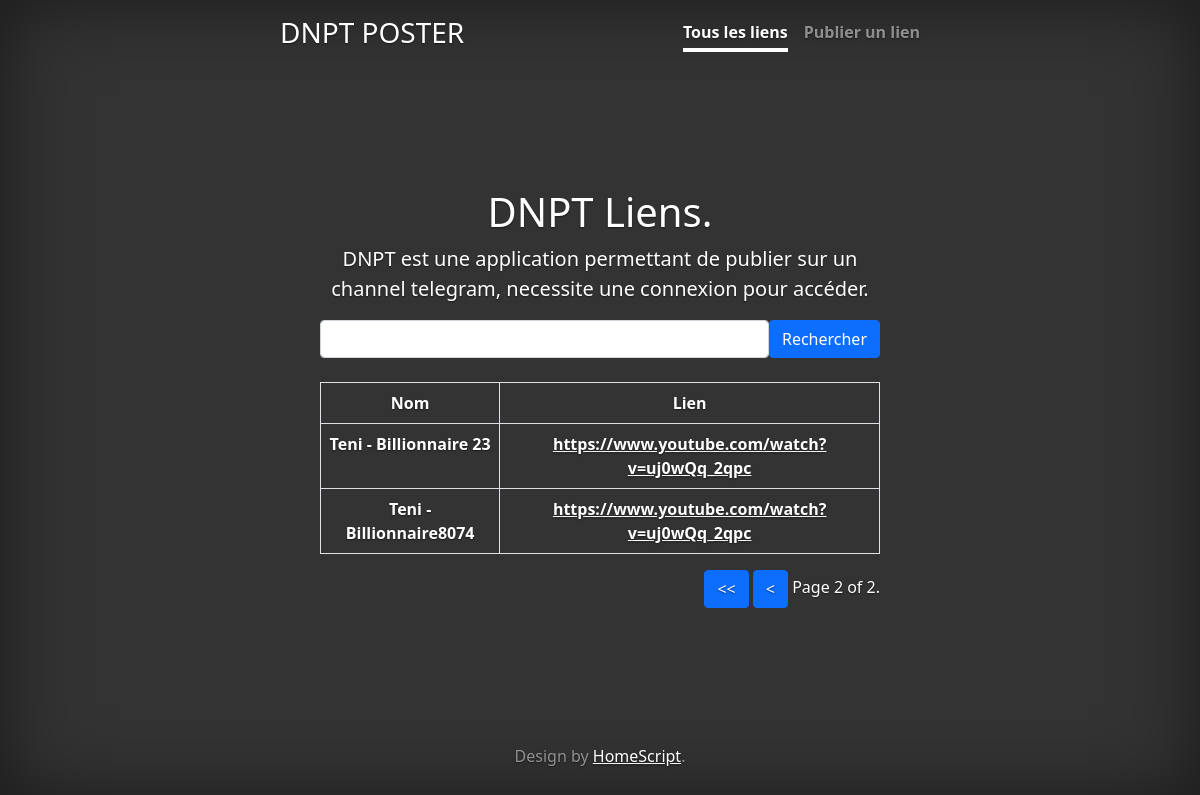
Screenshot of /?page=2 with the database file from the repository.
### poster/models.py (models this page shows, shortened)
class Poster(models.Model):
    link = models.URLField(verbose_name="Lien vers la page", max_length=100000)
    link_name = models.CharField(verbose_name="Nom attribué au lien", default="Site de recherche", max_length=1025, primary_key=True)
    is_posted_on_tg = models.BooleanField(verbose_name="ce lien fut posté", default=False)
    def get_link(self):
        return self.link
    def get_link_name(self):
        return self.link_name

### poster/views.py (the view)
# urls.py: path('',index),
def index(request):
    context = {}
    get_all_posts = Poster.objects.all().order_by('link_name')
    if request.method == "POST":
        request_posted = request.POST
        search = request_posted.get('search')
        get_all_posts = Poster.objects.filter(Q(link__icontains=search)|Q(link_name__icontains=search)).order_by('link_name')
    paginator = Paginator(get_all_posts, 5)  # Show 25 contacts per page.
    page_number = request.GET.get('page')
    page_obj = paginator.get_page(page_number)
    context.update({"all_posted_urls": paginator, 'page_obj': page_obj})
    return render(request, "poster/index.html", context)

### poster/templates/poster/index.html (shortened to what this page needs)
{% extends "base.html" %}
{% block content %}
  <h1 class="cover-heading">DNPT Liens.</h1>
        <p class="lead">DNPT est une application permettant de publier sur un channel telegram, necessite une connexion pour accéder.</p>
<div class="container">
    <form method="post">
    <span style="display: flex; flex-wrap: nowrap;"><input type="text" class="form-control" name="search"><button class="btn btn-primary">Rechercher</button></span>
     </form>
    <br/>
        <table class="table table-bordered" style="color: white;">
        <thead >
        <tr scope="col"><th>Nom</th> <th>Lien</th> </tr>
        </thead>
        <tbody>
            {% for contact in page_obj %}
                <tr > <th><strong>{{ contact.get_link_name }}</strong></th>  <th><a href="{{ contact.get_link }}">{{ contact.get_link }}</a></th></tr>
            {% endfor %}
        </tbody>
    </table>
    <div class="pagination" style="float: right;">
    <span class="step-links" >
        {% if page_obj.has_previous %}
            <a href="?page=1" class="btn btn-primary"> << </a>
            <a href="?page={{ page_obj.previous_page_number }}" class="btn btn-primary"><</a>
        {% endif %}
        <span class="current">
            Page {{ page_obj.number }} of {{ page_obj.paginator.num_pages }}.
        </span>
    </span>
</div>
</div>
{% endblock %}

### rows the page displays
Poster: get_link_name "Teni - Billionnaire 23", get_link "https://www.youtube.com/watch?v=uj0wQq_2qpc"
Poster: get_link_name "Teni - Billionnaire8074", get_link "https://www.youtube.com/watch?v=uj0wQq_2qpc"

### other values shown
{{ page_obj.number }} "2"
{{ page_obj.paginator.num_pages }} "2"
